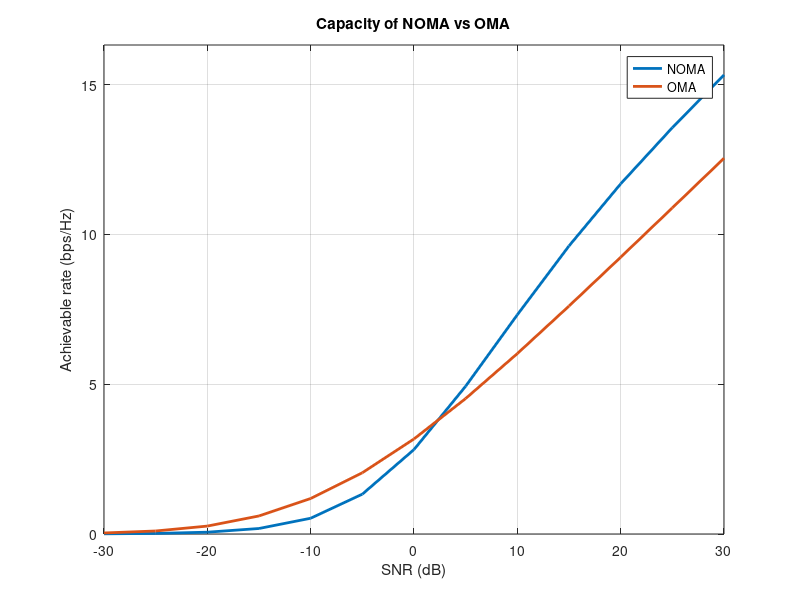

Write MATLAB code to recreate this figure.
clc; clear variables; close all;

%SNR range
Pt = -114:5:-54;	%in dB
pt = db2pow(Pt);	%in linear scale

N = 10^4;

d1 = 5; d2 = 3;  d3 = 2;      %Distance of users
eta = 4;                    %Path loss exponent

%Rayleigh fading coefficients of both users
h1 = (sqrt(d1^-eta))*(randn(N,1) + 1i*randn(N,1))/sqrt(2);
h2 = (sqrt(d2^-eta))*(randn(N,1) + 1i*randn(N,1))/sqrt(2);
h3 = (sqrt(d3^-eta))*(randn(N,1) + 1i*randn(N,1))/sqrt(2);

%Channel gains
g1 = (abs(h1)).^2;
g2 = (abs(h2)).^2;
g3 = (abs(h3)).^2;

BW = 10^9;
No = -174 + 10*log10(BW);
no = (10^-3)*db2pow(No);

%Power allocation coefficients
a1 = 0.75; a2 = 0.1825; a3 = 1-(a1+a2);

C_noma = zeros(1,length(pt));
C_oma = zeros(1,length(pt));
for u = 1:length(pt)
    
    %NOMA capacity calculation
    C_noma_1 = log2(1 + pt(u)*a1.*g1./(pt(u)*a2.*g1 + pt(u)*a3.*g1 + no)); %User 1
    C_noma_2 = log2(1 + pt(u)*a2.*g2./(pt(u)*a3.*g1+no));                   %User 2
    C_noma_3 = log2(1 + pt(u)*a3.*g2/no);                   %User 3
    C_noma_sum(u) = mean(C_noma_1 + C_noma_2 + C_noma_3);  %Sum capacity of NOMA
    
    %OMA capacity calculation
    C_oma_1 = (1/3)*log2(1 + pt(u)*g1/no);    %User 1
    C_oma_2 = (1/3)*log2(1 + pt(u)*g2/no);    %User 2
    C_oma_3 = (1/3)*log2(1 + pt(u)*g3/no);    %User 3
    
    C_oma_sum(u) = mean(C_oma_1 + C_oma_2 + C_oma_3); %Sum capacity of OMA
  
end
SNR = Pt - No;
figure;
plot(SNR,C_noma_sum,'linewidth',2); hold on; grid on;
plot(SNR,C_oma_sum,'linewidth',2)
xlabel('SNR (dB)');
ylabel('Achievable rate (bps/Hz)');
legend('NOMA','OMA');
title('Capacity of NOMA vs OMA');
ylim([0 max(C_noma_sum)+1]);
